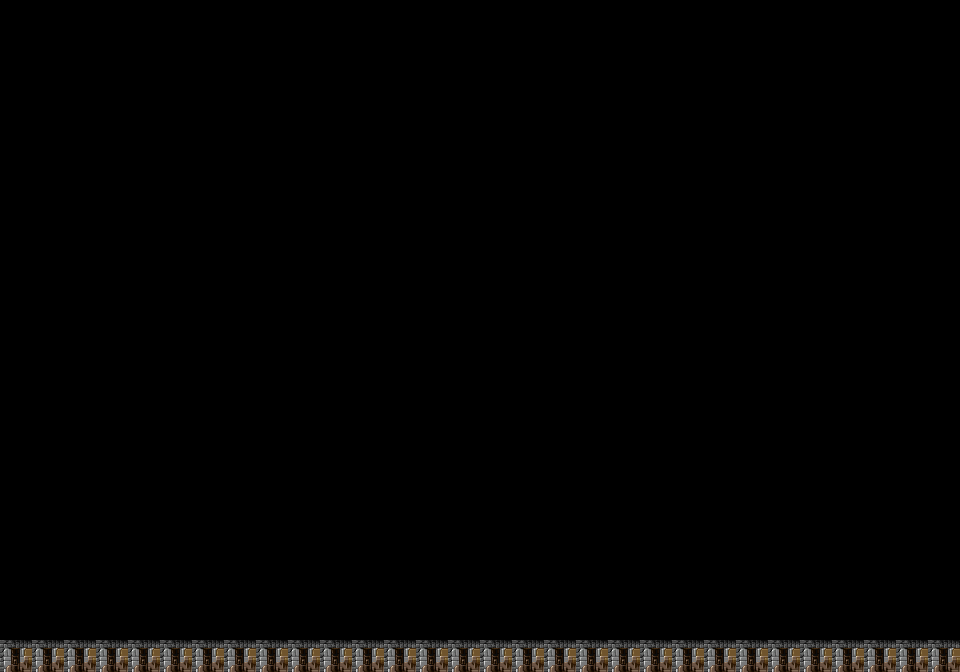

Below is a game level as drawn by its tile map, then a one-line description and the .tmx that defines it (tile-layer data replaced by summaries):
An orthogonal 30x21 tile map with 32x32 px tiles, 1 tile layer (Tile Layer 1).

<map version="1.0" orientation="orthogonal" width="30" height="21" tilewidth="32" tileheight="32">
 <tileset firstgid="1" name="test" tilewidth="32" tileheight="32">
  <image source="mmap/test.png" trans="ff00ff" width="228" height="224" />
 </tileset>
 <layer name="Tile Layer 1" width="30" height="21">
  <data>[630 cells, 30 non-empty, 1 distinct tile ids]</data>
 </layer>
</map>
